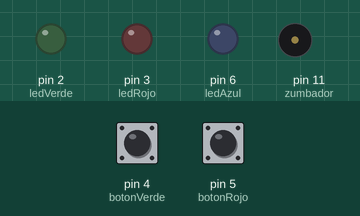
This sketch was run on a simulated Arduino Uno, built with avr-gcc and run on an emulated ATmega328P. Shown: output pins drawn as LEDs (lit = HIGH), buzzer (waves = sounding). Dashed ring = blinking. Inputs (shaded band) come from the test bench; at power-on: pin 5 (botonRojo) HIGH, pin 4 (botonVerde) HIGH. Random numbers use the default seed unless the sketch sets one; what the sketch prints to the serial monitor is not drawn.

Above: at 6.4 s.
6.5 s: pin 5 (botonRojo) pulled LOW for 0.2 s
At 9.2 s:
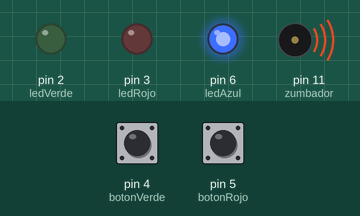
At 11.7 s:
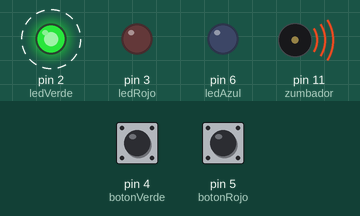
Timing chart, 0 to 15.7 s (numbered marks = the images above; inputs shaded):
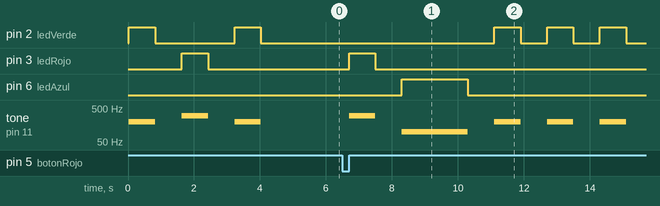

The sketch:

Zumbador1.3.ino
```cpp
// Adrián Díaz Moro          UO265431
// Raúl López Calvo          UO263918
// Alejandro León Pereira    UO258774
// Laboratorio 2-Grupo 3

short pinForRandom = A0;
const short numeroDeNiveles = 3;
const short botonVerde = 4;
const short botonRojo = 5;
const short ledVerde = 2;
const short ledRojo = 3;
const short ledAzul = 6;
const short zumbador = 11;
bool botonRojoEstado = false;
bool botonVerdeEstado = false;
const size_t tamMemoria = 3 + numeroDeNiveles;
short listaEnMemoria[tamMemoria];
short turno = 0;

void setup()
{
    randomSeed(analogRead(pinForRandom));
    Serial.begin(9600);

    Serial.println("######### Juego de Memoria #########");

    pinMode(botonVerde, INPUT_PULLUP);
    pinMode(botonRojo, INPUT_PULLUP);

    pinMode(ledVerde, OUTPUT);
    pinMode(ledRojo, OUTPUT);
    pinMode(ledAzul, OUTPUT);

    pinMode(zumbador, OUTPUT);

}

void loop()
{
    if (turno == 0)
    {
        inicializarVector(listaEnMemoria, 3);
        Serial.println("Inicializando...");
    }
    mostrarListaCorrecta();
    delay(800);
    turnoDelUsuario();
    if (turno != 0)
        memoPlay();
}

void memoPlay()
{
    listaEnMemoria[turno + 3 - 1] = random(ledVerde, ledRojo + 1);
}

void encenderLCD(short led, short tiempo)
{
    digitalWrite(led, HIGH);
    if (led == ledRojo)
        tone(zumbador, 300, tiempo);
    else if (led == ledVerde)
        tone(zumbador, 200, tiempo);
    else if (led == ledAzul)
        tone(zumbador, 100, tiempo);
    delay(tiempo);
    digitalWrite(led, LOW);
    delay(800);
}

void exposionDeColores(){
    for(int i=0; i<3;i++){
        short delay2=400;
        digitalWrite(ledAzul, HIGH);
        tone(zumbador, 100+i*10, delay2);
        delay(delay2);
        digitalWrite(ledAzul, LOW);
        digitalWrite(ledVerde, HIGH);
        tone(zumbador, 200+i*10, delay2);
        delay(delay2);
        digitalWrite(ledVerde, LOW);
        digitalWrite(ledRojo, HIGH);
        tone(zumbador, 300+i*10, delay2);
        delay(delay2);
        digitalWrite(ledRojo, LOW);
    }
      delay(1000);
}

void turnoDelUsuario()
{
    short vecesPulsado = 0;
    short combinacionUsuario[tamMemoria];
    while (vecesPulsado < turno + 3)
    {
        bool rojoPulsado = actualizarEstadoDelBoton(digitalRead(botonRojo), botonRojoEstado);
        bool verdePulsado = actualizarEstadoDelBoton(digitalRead(botonVerde), botonVerdeEstado);

        if (rojoPulsado != verdePulsado)
        {
            Serial.print("Has pulsado el boton: ");
            if (rojoPulsado)
            {
                Serial.println("Rojo");

                encenderLCD(ledRojo, 800);

                combinacionUsuario[vecesPulsado] = ledRojo;
            }
            else
            {
                Serial.println("Verde");

                encenderLCD(ledVerde, 800);

                combinacionUsuario[vecesPulsado] = ledVerde;
            }

            //Se ha equivocado el usuario?
            if (listaEnMemoria[vecesPulsado] != combinacionUsuario[vecesPulsado])
            {
                Serial.println("Has perdido.");
                encenderLCD(ledAzul, 2000);
                reiniciarJuego();

                //Salir del bucle
                break;
            }

            vecesPulsado++;
        }
    }
    comprobarHaTerminado(combinacionUsuario);
}

void comprobarHaTerminado(short combinacionUsuario[])
{
    short aciertos = 0;
    size_t jugada = 0;
    while (jugada < turno + 3)
    {
        if (listaEnMemoria[jugada] == combinacionUsuario[jugada])
        {
            aciertos++;
        }
        jugada++;
    }
    if (aciertos == turno + 3)
    {
        if (turno == numeroDeNiveles)
        {
            Serial.println("Has ganado.");
            exposionDeColores();
            reiniciarJuego();
        }
        else
        {
            turno++;
        }
    }
}

void reiniciarJuego()
{
    memset(listaEnMemoria, 0, sizeof(listaEnMemoria));
    turno = 0;
    botonVerdeEstado = false;
    botonRojoEstado = false;
}

void mostrarListaCorrecta()
{
    Serial.println("Secuencia (0 = Rojo y 1 = Verde): ");
    size_t jugada = 0;
    while (jugada < turno + 3)
    {
        Serial.print(listaEnMemoria[jugada] == 3 ? 0 : 1);
        encenderLCD(listaEnMemoria[jugada], 800);
        jugada++;
    }
    Serial.println();
}

void inicializarVector(short array[], short count)
{
    size_t jugada = 0;
    while (jugada < count)
    {
        array[jugada] = random(ledVerde, ledRojo + 1);
        jugada++;
    }
}

bool actualizarEstadoDelBoton(short btnValue, bool &btnState)
{
    if (!btnState and btnValue == HIGH)
    {
        btnState = true;
        return true;
    }
    else if (btnState and btnValue == HIGH)
    {
        return false;
    }
    else if (btnState and btnValue == LOW)
    {
        btnState = false;
        return false;
    }
    else
    {
        return false;
    }
}
```

Measured:
- after the input at 6.5 s, pin 2 (ledVerde): alternates HIGH for 0.80 s and LOW for 0.80 s, starting after 4.6 s; pin 3 (ledRojo): LOW → HIGH after 0.20 s, → LOW 0.80 s later
- by itself, pin 2 (ledVerde): alternates HIGH for 0.80 s and LOW for 2.4 s
- by itself, tone on pin 11 (zumbador): plays 200 Hz for 0.80 s, 300 Hz for 0.80 s, 200 Hz for 0.80 s
